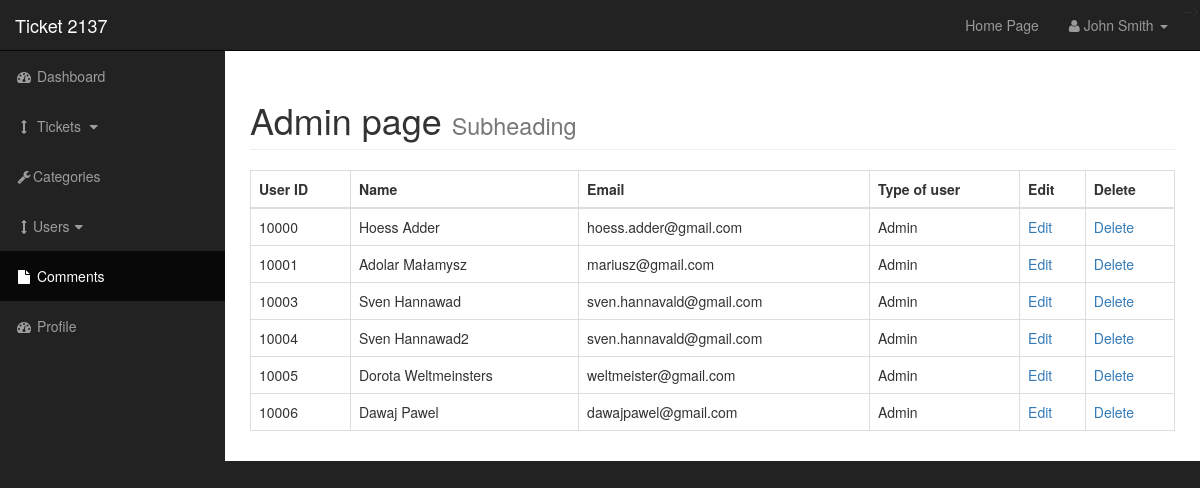
/admin/users.php, run on the app's committed database.
### tables this page shows
CREATE TABLE `user` (
  `ID_USER` int(5) NOT NULL,
  `FIRST_NAME` varchar(255) NOT NULL,
  `EMAIL` varchar(255) NOT NULL,
  `USER_TYPE` varchar(255) NOT NULL,
  `USER_PASSWORD` varchar(20) NOT NULL
);

### admin/includes/view_all_users.php (the view, shortened to what this page needs)
<table class="table table-bordered table-hover">
    <thead>
        <tr>
            <th>User ID</th>
            <th>Name</th>
            <th>Email</th>
            <th>Type of user</th>
            <th>Edit</th>
            <th>Delete</th>
        </tr>
    </thead>
    <tbody>
        <?php
        $query = "SELECT * FROM user";
        $select_tickets = mysqli_query($connection, $query);
        while ($row = mysqli_fetch_assoc($select_tickets)) {
            $ID_USER = $row['ID_USER'];
            $FIRST_NAME = $row['FIRST_NAME'];
            $EMAIL = $row['EMAIL'];
            $USER_TYPE = $row['USER_TYPE'];
            echo "<tr>";
            echo "<td>$ID_USER</td>";
            echo "<td>$FIRST_NAME</td>";
            echo "<td>$EMAIL</td>";
            echo "<td>$USER_TYPE</td>";
            echo "<td><a href='users.php?source=edit_user&edit_user={$ID_USER}'>Edit</a></td>";
            echo "<td><a href='users.php?delete={$ID_USER}'>Delete</a></td>";
        }
        ?>
    </tbody>
</table>

### admin/css/sb-admin.css (style rules this page uses)
body { margin-top: 100px; background-color: #222; }
@media (min-width:768px) { body { margin-top: 50px; } }

### data on the page
user: ID_USER "10000", FIRST_NAME "Hoess Adder", EMAIL "hoess.adder@gmail.com", USER_TYPE "Admin"
user: ID_USER "10001", FIRST_NAME "Adolar Małamysz", EMAIL "mariusz@gmail.com", USER_TYPE "Admin"
user: ID_USER "10003", FIRST_NAME "Sven Hannawad", EMAIL "sven.hannavald@gmail.com", USER_TYPE "Admin"
user: ID_USER "10004", FIRST_NAME "Sven Hannawad2", EMAIL "sven.hannavald@gmail.com", USER_TYPE "Admin"
user: ID_USER "10005", FIRST_NAME "Dorota Weltmeinsters", EMAIL "weltmeister@gmail.com", USER_TYPE "Admin"
user: ID_USER "10006", FIRST_NAME "Dawaj Pawel", EMAIL "dawajpawel@gmail.com", USER_TYPE "Admin"
